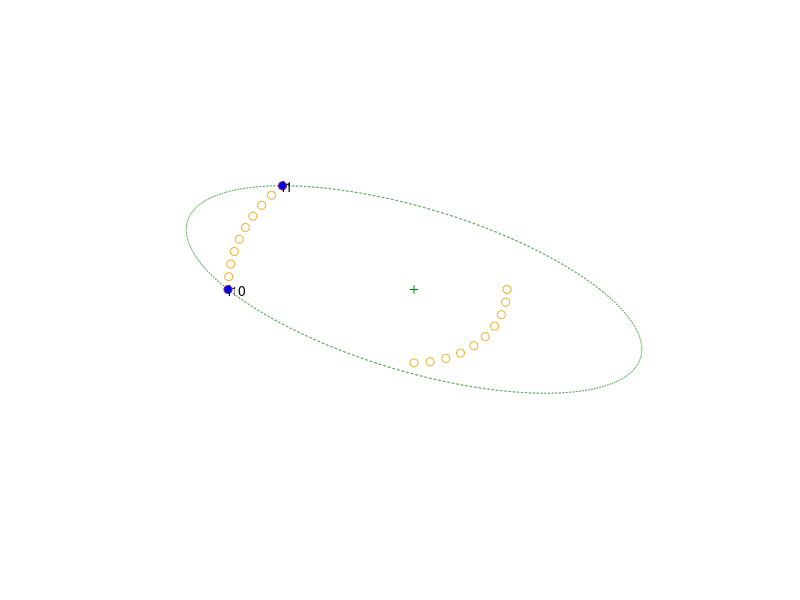
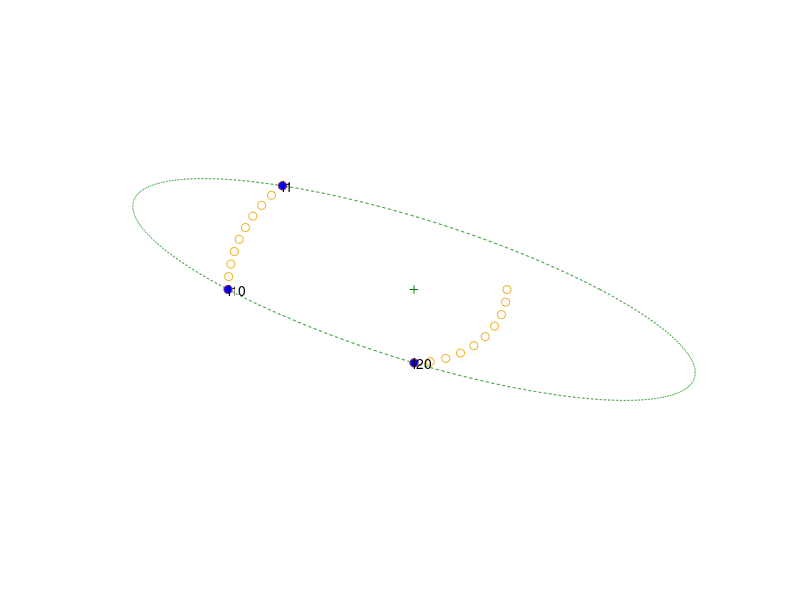
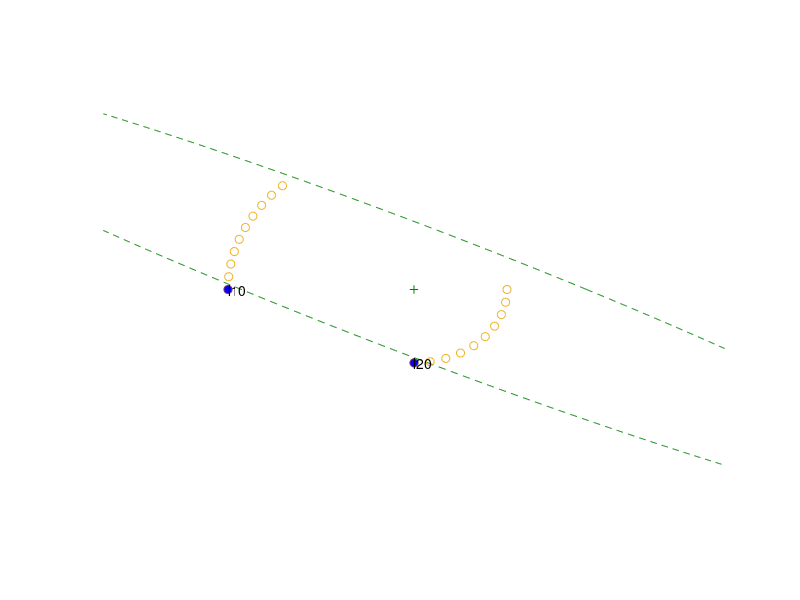
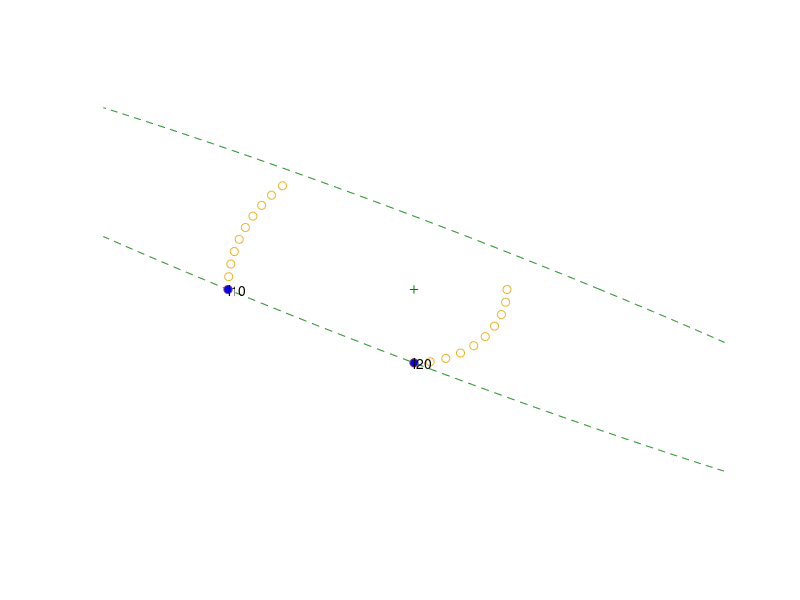

Recreate these plots in MATLAB, in order.
% Experiment design examples

m = 10;
angles1 = linspace(3*pi/4,pi,m);
angles2 = linspace(0,-pi/2,m);

V = [3.0*[cos(angles1); sin(angles1)], ...
     1.5*[cos(angles2); sin(angles2)]];
p = size(V,2);

noangles = 5000;

% plot sensor positions
figure(1)  
plot(V(1,:),V(2,:),'ob',0,0,'k*');
axis([-4.5 4.5 -4.5 4.5]) 
set(gca,'XTick',[]);
set(gca,'YTick',[]);
axis off
%print -deps sensors.eps


% D-design


% max  log det V*diag(x)*V 
% s.t.  sum(x)=1,  x >=0

MU = 10;
ALPHA = 0.01;
BETA = 0.5;
TOL = 1e-4;

t = 1;
x = (1/p)*ones(p,1);

while (p/t>TOL)

   for i=1:100

      % minimize t*logdet(V*diag(x)*V')^{-1} - sum log xi
      %   s.t.   1'*x = 1

      X = V*diag(x)*V';  R = chol(X);   % X = R'*R
      Xinv = inv(R)*inv(R');  
      val = -2*t*sum(log(diag(R))) - sum(log(x));
      S = V'*Xinv*V;
      g = -t*diag(S) - 1./x;
      H = t*S.^2 + diag(1./(x.^2));
      sol = [H ones(p,1); ones(1,p) 0] \ [-g;0];
      v = sol(1:p);
      fprime = v'*g;
      ntdecr = sqrt(max(-fprime,0));
      if (ntdecr < 1e-4), break; end;
      s = 1;
      newx = x+s*v;  newX = V*diag(newx)*V';
      [newR, flag] = chol(newX);
      while ((flag) | min(newx) < 0),  
          s = BETA*s; 
          newx = x+s*v;  newX = V*diag(newx)*V';
          [newR, flag] = chol(newX);
      end;    
      newx = x+s*v;  newX = V*diag(newx)*V';
      [newR, flag] = chol(newX);
      newval = -2*t*sum(log(diag(newR))) - sum(log(newx));
      while (newval > val + s*ALPHA*fprime)
          s = BETA*s; 
          newx = x+s*v;  newX = V*diag(newx)*V';
          [newR, flag] = chol(newX);
          newval = -2*t*sum(log(diag(newR))) - sum(log(newx));
      end;
   
      x = x + s*v;

   end;

   t = MU*t;

end;


figure(1)
% draw ellipsoid v'*W*v <= 2
W = inv(V*diag(x)*V');
angles = linspace(0,2*pi,noangles);
R = chol(W);  % W = R'*R
ellipsoid = sqrt(2)*(R\[cos(angles); sin(angles)]);
d = plot(ellipsoid(1,:), ellipsoid(2,:), '--', 0,0,'+');
set(d, 'Color', [0 0.5 0]);
set(d(2),'MarkerFaceColor',[0 0.5 0]);
hold on;

dot=plot(V(1,:),V(2,:),'o');
ind = find(x > 0.001);
dots = plot(V(1,ind),V(2,ind),'o');
set(dots,'MarkerFaceColor','blue');
disp('Nonzero lambda values for D design:');
for i=1:length(ind)
   text(V(1,ind(i)),V(2,ind(i)), ['l',int2str(ind(i))]);
   disp(['lambda(',int2str(ind(i)),') = ', num2str(x(ind(i)))]);
end;

%axis([-4.5 4.5 -4.5 4.5]) 
axis([-5 5 -5 5]) 
set(gca,'Xtick',[]);
set(gca,'Ytick',[]);
hold off
axis off
print -deps Ddesign.eps
xD = x;

keyboard


% A-design

%
% minimize Trace (sum_i xi*vi*vi')^{-1}
% s.t.     x >= 0, 1'*x = 1
%


MU = 10;
ALPHA = 0.1;
BETA = 0.5;
TOL = 1e-4;

t = 1;
x = (1/p)*ones(p,1);

while (p/t>TOL)

   for i=1:100

      % minimize t*trace(V*diag(x)*V')^{-1} - sum log xi
      %   s.t.   1'*x = 1

      X = V*diag(x)*V';  R = chol(X);   % X = R'*R
      Xinv = inv(R)*inv(R');  
      val = t*trace(Xinv) - sum(log(x));
      S = V'*Xinv*V;   S2 = V'*Xinv^2*V;
      g = -t*diag(S2) - 1./x;
      H = t*2*(S.*S2) + diag(1./(x.^2));
      sol = [H ones(p,1); ones(1,p) 0] \ [-g;0];
      v = sol(1:p);
      fprime = v'*g;
      ntdecr = sqrt(max(-fprime,0));
      if (ntdecr < 1e-5), break; end;
      s = 1;
      newx = x+s*v;  newX = V*diag(newx)*V';
      [newR, flag] = chol(newX);
      while ((flag) | min(newx) < 0),  
          s = BETA*s; 
          newx = x+s*v;  newX = V*diag(newx)*V';
          [newR, flag] = chol(newX);
      end;    
      newx = x+s*v;  newX = V*diag(newx)*V';
      [newR, flag] = chol(newX);
      newXinv = inv(newR)*inv(newR');  
      newval = t*trace(newXinv) - sum(log(newx));
      while (newval > val + s*ALPHA*fprime)
          s = BETA*s; 
          newx = x+s*v;  newX = V*diag(newx)*V';
          [newR, flag] = chol(newX);
          newXinv = inv(newR)*inv(newR');  
          newval = t*trace(newXinv) - sum(log(newx));
      end;
   
      x = x + s*v;

   end;

   t = MU*t;
end;


figure(2)
% draw ellipsoid v'*W*v <= mu
W = inv(V*diag(x)*V')^2;
mu = diag(V'*W*V);
mu = mean(mu(ind));
angles = linspace(0,2*pi,noangles);
R = chol(W);  % W = R'*R
ellipsoid = sqrt(mu)*(R\[cos(angles); sin(angles)]);
d = plot(ellipsoid(1,:), ellipsoid(2,:), '--',0,0,'+');
set(d, 'Color', [0 0.5 0]);
set(d(2), 'MarkerFaceColor', [0 0.5 0]);
hold on

dot = plot(V(1,:),V(2,:),'o');
ind = find(x > 0.001);
dots = plot(V(1,ind),V(2,ind),'o');
set(dots,'MarkerFaceColor','blue');


xA = x;
disp('Nonzero lambda values for A design:');
for i=1:length(ind)
   text(V(1,ind(i)),V(2,ind(i)), ['l',int2str(ind(i))]);
   disp(['lambda(',int2str(ind(i)),') = ', num2str(x(ind(i)))]);
end;
%axis([-4.5 4.5 -4.5 4.5]) 
axis([-5 5 -5 5]) 
set(gca,'Xtick',[]);
set(gca,'Ytick',[]);
axis off
print -deps Adesign.eps
hold off

keyboard



%%%%%%%%%% if (0) appears twice
% E-design

%
% minimize w 
% s.t.     sum_i xi*vi*vi' >= w*I
%          x>= 0,  1'*x=1;
%

MU = 10;
ALPHA = 0.1;
BETA = 0.5;
TOL = 1e-5;

t = 1;
x = [(1/p)*ones(p,1); -1];   % w is last component of x

while ((p+2)/t>TOL)

   for i=1:100

      % minimize -t*w - logdet(X-w*I) - sum log xi
      % s.t.      1'*x = 1

      X = V*diag(x(1:p))*V' - x(p+1)*eye(2,2);  
      R = chol(X);   % X = R'*R
      Xinv = inv(R)*inv(R');  
      val = -t*x(p+1) - 2*sum(log(diag(R))) - sum(log(x(1:p)));
      S = V'*Xinv*V;   S2 = V'*(Xinv^2)*V;
      g = t*[zeros(p,1);-1] + [-diag(S); trace(Xinv)] - ...
          [1./x(1:p);  0] ;
      H =  [S.^2 -diag(S2); -diag(S2)' Xinv(:)'*Xinv(:)] ...
            + diag([1./(x(1:p).^2); 0]);
      sol = [H [ones(p,1);0] ; ones(1,p) 0 0] \ [-g;0];
      v = sol(1:(p+1));
      fprime = v'*g;
      ntdecr = sqrt(-fprime);
      if (ntdecr < 1e-5), 
         W = Xinv/t;
         break; 
      end;
      s = 1;
      newx = x+s*v;  newX = V*diag(newx(1:p))*V' - newx(p+1)*eye(2);
      [newR, flag] = chol(newX);
      while ((flag) | min(newx(1:p)) < 0),  
          s = BETA*s; 
          newx = x+s*v;  
          newX = V*diag(newx(1:p))*V' - newx(p+1)*eye(2);
          [newR, flag] = chol(newX);
      end;    
      newx = x+s*v;  newX = V*diag(newx(1:p))*V' - newx(p+1)*eye(2);
      [newR, flag] = chol(newX);
      newXinv = inv(newR)*inv(newR');  
      newval = -t*newx(p+1) -  2*sum(log(diag(newR))) - ...
               sum(log(newx(1:p)));
      while (newval > val + s*ALPHA*fprime)
          s = BETA*s; 
          newx = x+s*v;  newX = V*diag(newx(1:p))*V' - newx(p+1)*eye(2);
          [newR, flag] = chol(newX);
          newXinv = inv(newR)*inv(newR');  
          newval = -t*newx(p+1) - 2*sum(log(diag(newR))) - ...
                   sum(log(newx(1:p)));
      end;
   
      x = x + s*v;

   end;

   t = MU*t;
end;


figure(3)
% draw ellipsoid v'*W*v <= mu
mu = diag(V'*W*V);
mu = mean(mu(ind));
angles = linspace(0,2*pi,noangles);
R = chol(W);  % W = R'*R
ellipsoid = sqrt(mu)*(R\[cos(angles); sin(angles)]);
d = plot(ellipsoid(1,:), ellipsoid(2,:), '--', 0, 0, '+');
set(d, 'Color', [0 0.5 0]);
set(d(2), 'MarkerFaceColor', [0 0.5 0]);
hold on

dot = plot(V(1,:),V(2,:),'o');
x = x(1:p);
ind = find(x > 0.001);
dots = plot(V(1,ind),V(2,ind),'o');
set(dots,'MarkerFaceColor','blue');


xE = x;
disp('Nonzero lambda values for E design:');
for i=1:length(ind)
   text(V(1,ind(i)),V(2,ind(i)), ['l',int2str(ind(i))]);
   disp(['lambda(',int2str(ind(i)),') = ', num2str(x(ind(i)))]);
end;
%axis([-4.5 4.5 -4.5 4.5]) 
axis([-5 5 -5 5]) 
set(gca,'Xtick',[]);
set(gca,'Ytick',[]);
axis off
print -deps Edesign.eps
hold off

keyboard

%%%%%%%%%%%%%%%%%%


% E-design

%
% minimize w 
% s.t.     sum_i xi*vi*vi' >= w*I
%          x>= 0,  1'*x=1;
%

MU = 10;
ALPHA = 0.1;
BETA = 0.5;
TOL = 1e-5;

t = 1;
x = [(1/p)*ones(p,1); -1];   % w is last component of x

while ((p+2)/t>TOL)

   for i=1:100

      % minimize -t*w - logdet(X-w*I) - sum log xi
      % s.t.      1'*x = 1

      X = V*diag(x(1:p))*V' - x(p+1)*eye(2,2);  
      R = chol(X);   % X = R'*R
      Xinv = inv(R)*inv(R');  
      val = -t*x(p+1) - 2*sum(log(diag(R))) - sum(log(x(1:p)));
      S = V'*Xinv*V;   S2 = V'*(Xinv^2)*V;
      g = t*[zeros(p,1);-1] + [-diag(S); trace(Xinv)] - ...
          [1./x(1:p);  0] ;
      H =  [S.^2 -diag(S2); -diag(S2)' Xinv(:)'*Xinv(:)] ...
            + diag([1./(x(1:p).^2); 0]);
      sol = [H [ones(p,1);0] ; ones(1,p) 0 0] \ [-g;0];
      v = sol(1:(p+1));
      fprime = v'*g;
      ntdecr = sqrt(-fprime);
      if (ntdecr < 1e-5), 
         W = Xinv/t;
         break; 
      end;
      s = 1;
      newx = x+s*v;  newX = V*diag(newx(1:p))*V' - newx(p+1)*eye(2);
      [newR, flag] = chol(newX);
      while ((flag) | min(newx(1:p)) < 0),  
          s = BETA*s; 
          newx = x+s*v;  
          newX = V*diag(newx(1:p))*V' - newx(p+1)*eye(2);
          [newR, flag] = chol(newX);
      end;    
      newx = x+s*v;  newX = V*diag(newx(1:p))*V' - newx(p+1)*eye(2);
      [newR, flag] = chol(newX);
      newXinv = inv(newR)*inv(newR');  
      newval = -t*newx(p+1) -  2*sum(log(diag(newR))) - ...
               sum(log(newx(1:p)));
      while (newval > val + s*ALPHA*fprime)
          s = BETA*s; 
          newx = x+s*v;  newX = V*diag(newx(1:p))*V' - newx(p+1)*eye(2);
          [newR, flag] = chol(newX);
          newXinv = inv(newR)*inv(newR');  
          newval = -t*newx(p+1) - 2*sum(log(diag(newR))) - ...
                   sum(log(newx(1:p)));
      end;
   
      x = x + s*v;

   end;

   t = MU*t;
end;

% draw ellipsoid v'*W*v <= mu
mu = diag(V'*W*V);
mu = mean(mu(ind));
angles = linspace(0,2*pi,noangles);
R = chol(W);  % W = R'*R
ellipsoid = sqrt(mu)*(R\[cos(angles); sin(angles)]);
d = plot(ellipsoid(1,:), ellipsoid(2,:), '--', 0, 0, '+');
set(d, 'Color', [0 0.5 0]);
set(d(2), 'MarkerFaceColor', [0 0.5 0]);
axis([-5 5 -5 5]) 
hold on

dot = plot(V(1,:),V(2,:),'o');
x = x(1:p);
ind = find(x > 0.001);
dots = plot(V(1,ind),V(2,ind),'o');
set(dots,'MarkerFaceColor','blue');

xE = x;
disp('Nonzero lambda values for E design:');
for i=1:length(ind)
   text(V(1,ind(i)),V(2,ind(i)), ['l',int2str(ind(i))]);
   disp(['lambda(',int2str(ind(i)),') = ', num2str(x(ind(i)))]);
end;
set(gca,'Xtick',[]);
set(gca,'Ytick',[]);
axis off
print -deps Edesign.eps
hold off


figure(4)

% confidence ellipsoids
% draw 90 percent confidence ellipsoid  for D design
W = V*diag(xD)*V';
angles = linspace(0,2*pi,noangles);
R = chol(W);  % W = R'*R
ellipsoid = sqrt(chi2inv(.9,3))*(R\[cos(angles); sin(angles)]);
plot(0,0,'ok',ellipsoid(1,:), ellipsoid(2,:), '-');
text(ellipsoid(1,1100),ellipsoid(2,1100),'D');
hold on

% draw 90 percent confidence ellipsoid  for A design
W = V*diag(xA)*V';
angles = linspace(0,2*pi,noangles);
R = chol(W);  % W = R'*R
ellipsoid = sqrt(chi2inv(.9,3))*(R\[cos(angles); sin(angles)]);
plot(0,0,'ok',ellipsoid(1,:), ellipsoid(2,:), '-');
text(ellipsoid(1,1),ellipsoid(2,1),'A');

% draw 90 percent confidence ellipsoid  for E design
W = V*diag(xE)*V';
angles = linspace(0,2*pi,noangles);
R = chol(W);  % W = R'*R
ellipsoid = sqrt(chi2inv(.9,3))*(R\[cos(angles); sin(angles)]);
d=plot(0,0,'ok',ellipsoid(1,:), ellipsoid(2,:), '-');
set(d,'Color',[0 0.5 0]);
text(ellipsoid(1,4000),ellipsoid(2,4000),'E');

% draw 90 percent confidence ellipsoid  for uniform design
W_u = inv(V*V'/p);
R = chol(W_u);  % W = R'*R
ellipsoid_u = sqrt(chi2inv(.9,3))*(R\[cos(angles); sin(angles)]);
plot(ellipsoid_u(1,:), ellipsoid_u(2,:), '--');
text(ellipsoid_u(1),ellipsoid_u(2),'U');
set(gca,'Xtick',[]);
set(gca,'Ytick',[]);
axis off
print -deps confidence.eps
hold off

